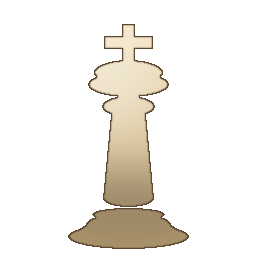
#> input picture assets/pieces/white_king.png, 256 x 256 px
$ python gen_icon.py
#> lines starting #> are read from the running program, lines starting #| are printed output that depends on the picture
"""Gera o ícone do aplicativo (assets/icons/xadtitans.ico).

Origem: sprite próprio `assets/pieces/white_king.png` (CC0, gerado por
``tools/gen_pieces.py``) — sem arte de terceiros, sem dependência nova
(Pillow já é requisito de desenvolvimento).

O rei é recortado pela bounding box do alfa, centralizado numa tela
256×256 transparente com margem, e salvo como ICO multiresolução
(16, 24, 32, 48, 64, 128 e 256 px) — formato aceito pelo Windows e
pelo ``--icon`` do PyInstaller.

Uso:
    .venv/Scripts/python.exe tools/gen_icon.py
"""

from __future__ import annotations

import sys
from pathlib import Path

from PIL import Image

# Resoluções exigidas para um bom ícone de janela/tarefa/explorer.
_SIZES = (16, 24, 32, 48, 64, 128, 256)

_CANVAS = 256
_MARGIN = 0.88  # fração do canvas ocupada pela peça


def generate(src: Path, out: Path) -> Path:
    """Cria o ICO multiresolução a partir do sprite do rei branco."""
    out.parent.mkdir(parents=True, exist_ok=True)

    piece = Image.open(src).convert("RGBA")
#> piece is the input picture: PIL image 256x256 RGBA; mean R, G, B, A 33.8, 30.6, 24.9, 45.3
    # Recorta pela bounding box do alfa (o sprite 256px tem folga).
    bbox = piece.getbbox()
#> bbox = (68, 24, 189, 249)
    if bbox is not None:
        piece = piece.crop(bbox)
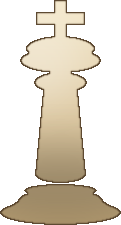
#> piece: PIL image 121x225 RGBA; mean R, G, B, A 81.3, 73.6, 59.9, 109; transparent parts drawn white

    # Centraliza na tela 256×256 com margem proporcional.
    scale = min(_CANVAS * _MARGIN / piece.width, _CANVAS * _MARGIN / piece.height)
#> scale = 1
    new_w = max(1, round(piece.width * scale))
#> new_w = 121
    new_h = max(1, round(piece.height * scale))
#> new_h = 225
    piece = piece.resize((new_w, new_h), Image.LANCZOS)

    canvas = Image.new("RGBA", (_CANVAS, _CANVAS), (0, 0, 0, 0))
#> canvas: PIL image 256x256 RGBA; every value is 0
    canvas.paste(piece, ((_CANVAS - new_w) // 2, (_CANVAS - new_h) // 2), piece)
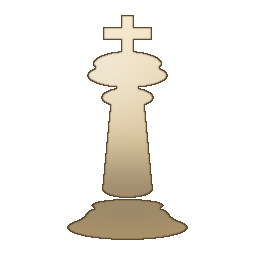
#> canvas: PIL image 256x256 RGBA; mean R, G, B, A 33.4, 30.2, 24.7, 45.3; transparent parts drawn white

    # save com a lista de tamanhos → PIL grava todas as resoluções.
    canvas.save(out, format="ICO", sizes=[(s, s) for s in _SIZES])
    return out


if __name__ == "__main__":
    root = Path(__file__).resolve().parent.parent
    src = root / "assets" / "pieces" / "white_king.png"
    ico = generate(src, root / "assets" / "icons" / "xadtitans.ico")

    # Sanidade: o ICO abre e contém todas as resoluções esperadas.
    # (``ico.sizes()`` retorna tuplas (l, a).)
    with Image.open(ico) as img:
        found = set(img.ico.sizes())
#> found = 7 items
    missing = {(s, s) for s in _SIZES} - found
#> missing = 0 items
    assert not missing, f"resoluções ausentes no ICO: {missing}"
#> (the run stopped early here; a loop or call above may not have finished)
